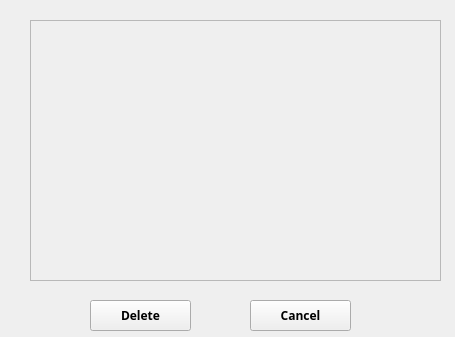
<?xml version="1.0" encoding="UTF-8"?>
<ui version="4.0">
 <class>delete_sensor</class>
 <widget class="QWidget" name="delete_sensor">
  <property name="geometry">
   <rect>
    <x>0</x>
    <y>0</y>
    <width>455</width>
    <height>337</height>
   </rect>
  </property>
  <property name="windowTitle">
   <string>Delete Sensor</string>
  </property>
  <widget class="QPushButton" name="pushButton_4">
   <property name="geometry">
    <rect>
     <x>90</x>
     <y>300</y>
     <width>101</width>
     <height>31</height>
    </rect>
   </property>
   <property name="font">
    <font>
     <family>Arial Black</family>
     <weight>75</weight>
     <bold>true</bold>
    </font>
   </property>
   <property name="text">
    <string>Delete</string>
   </property>
  </widget>
  <widget class="QPushButton" name="pushButton_5">
   <property name="geometry">
    <rect>
     <x>250</x>
     <y>300</y>
     <width>101</width>
     <height>31</height>
    </rect>
   </property>
   <property name="font">
    <font>
     <family>Arial Black</family>
     <weight>75</weight>
     <bold>true</bold>
    </font>
   </property>
   <property name="text">
    <string>Cancel</string>
   </property>
  </widget>
  <widget class="QScrollArea" name="scrollArea">
   <property name="geometry">
    <rect>
     <x>30</x>
     <y>20</y>
     <width>411</width>
     <height>261</height>
    </rect>
   </property>
   <property name="widgetResizable">
    <bool>true</bool>
   </property>
   <widget class="QWidget" name="scrollAreaWidgetContents">
    <property name="geometry">
     <rect>
      <x>0</x>
      <y>0</y>
      <width>409</width>
      <height>259</height>
     </rect>
    </property>
   </widget>
  </widget>
 </widget>
 <resources/>
 <connections/>
</ui>
